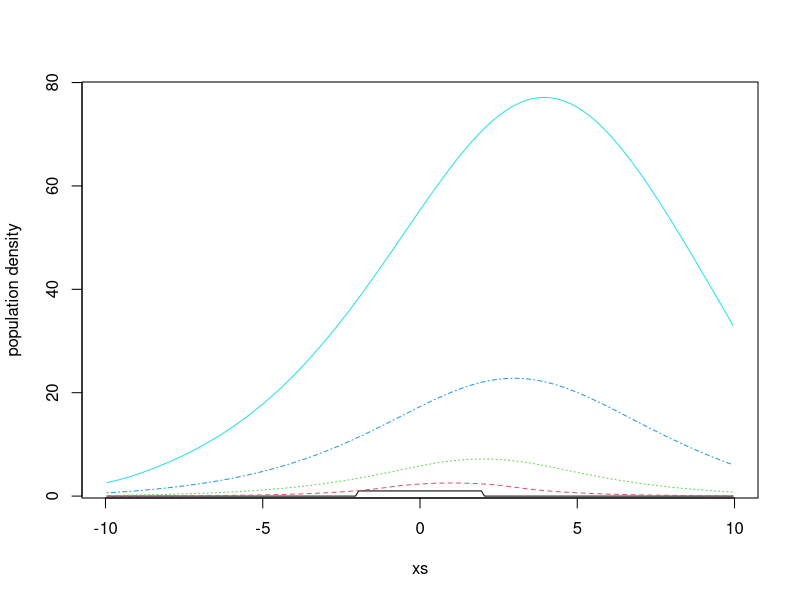
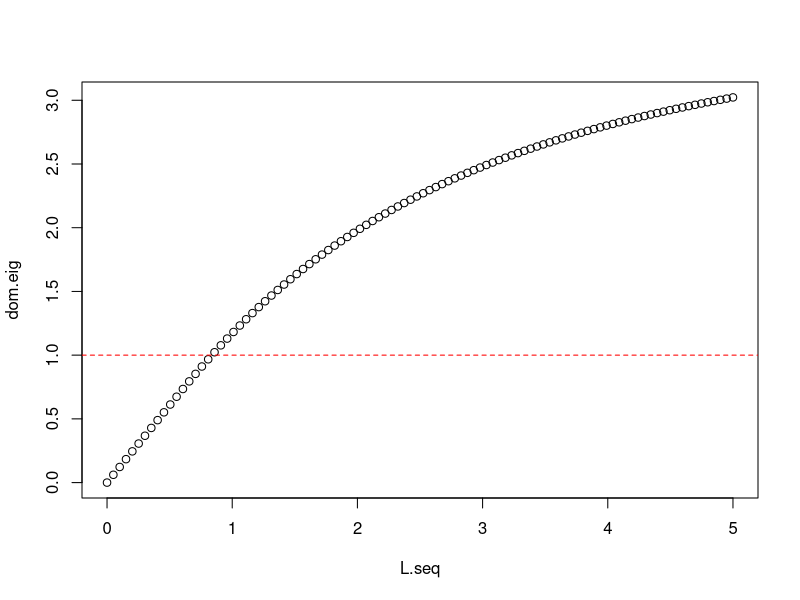

The R script that drew these images, in order:
## ---- chunk 1
disp <- function(y,x){exp(-abs(y-m-x)/a)/(2*a)} # function for the dispersal kernel
# values for the dispersal kernel and growth
a <- 2
m <- 1
R <- 4

K <- function(y,x)R*disp(y,x) # here's our final kernel

n <- 200 # always going to use a length of 200 for discretization, just to be consistent
## ---- chunk 2
M <- function(L){
deltax <- (L--L)/n # defining delta x based on the length L and n
xs <- seq(-L+deltax/2,L-deltax/2,length=n) # create xs using midpoints
A <- outer(xs,xs,K)*deltax # calculate the projection matrix for the given L value and discretization
return(A)
}
## ---- chunk 3
L <- 10
A <- M(L)
## ---- chunk 4
deltax <- (L--L)/n # making our delta x for L=10
xs <- seq(-L+deltax/2,L-deltax/2,length=n) # xs for L=10
starting <- rep(NA,length(xs)) # create a starting N(1,x)

# now just populate the starting vector with 1s between -2 and 2, and 0s elsewhere
starting[which(xs <= 2)] <- 1 
starting[which(xs > 2)] <- 0
starting[which(xs < -2)] <- 0

results <- matrix(NA,nrow=5,ncol = length(xs)) # a matrix to hold our results, a distribution over 5 time steps
results[1,] <- starting # the first time step is our starting population distribution

# now we generate the rest of the time steps, 2 to 5, projected from our starting distribution
for(i in 2:5){
  results[i,] <- A%*%results[i-1,]
}
## ---- chunk 5
plot(xs,results[5,],type="l",col=5,ylab="population density") # first plot the largest result
for(l in 1:4){ # now plot the rest
  lines(xs,results[l,],lty=l,col=l)
}
## ---- chunk 6
L.seq <- seq(from=0,to=5,length=100) # create sequence of L values
dom.eig <- rep(NA,length(L.seq)) # create a blank vector to hold the eigenvalues

for(q in 1:length(L.seq)){ # for each value in the L sequence
  dom.eig[q] <- Re(eigen(M(L.seq[q]))$values[1]) # use the M function to generate a matrix from a value in the L sequence, then calculate the leading eigenvalue of it
}
## ---- chunk 7
plot(L.seq,dom.eig) # plot the dominant eigenvalues against the sequence of L values
abline(h=1,lty=2,col="red") # add a horizontal line at an eigenvalue of 1

